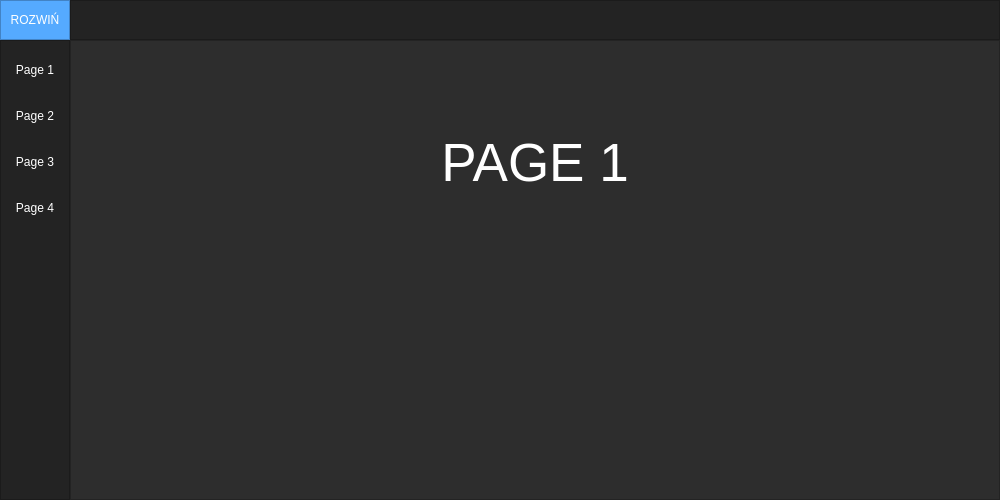
<?xml version="1.0" encoding="UTF-8"?>
<ui version="4.0">
 <class>MainWindow</class>
 <widget class="QMainWindow" name="MainWindow">
  <property name="geometry">
   <rect>
    <x>0</x>
    <y>0</y>
    <width>1000</width>
    <height>500</height>
   </rect>
  </property>
  <property name="minimumSize">
   <size>
    <width>1000</width>
    <height>500</height>
   </size>
  </property>
  <property name="windowTitle">
   <string>MainWindow</string>
  </property>
  <property name="styleSheet">
   <string notr="true">background-color: rgb(45, 45, 45);</string>
  </property>
  <widget class="QWidget" name="centralwidget">
   <layout class="QVBoxLayout" name="verticalLayout">
    <property name="spacing">
     <number>0</number>
    </property>
    <property name="leftMargin">
     <number>0</number>
    </property>
    <property name="topMargin">
     <number>0</number>
    </property>
    <property name="rightMargin">
     <number>0</number>
    </property>
    <property name="bottomMargin">
     <number>0</number>
    </property>
    <item>
     <widget class="QFrame" name="Top_Bar">
      <property name="maximumSize">
       <size>
        <width>16777215</width>
        <height>40</height>
       </size>
      </property>
      <property name="styleSheet">
       <string notr="true">background-color: rgb(35, 35, 35);</string>
      </property>
      <property name="frameShape">
       <enum>QFrame::NoFrame</enum>
      </property>
      <property name="frameShadow">
       <enum>QFrame::Raised</enum>
      </property>
      <layout class="QHBoxLayout" name="horizontalLayout">
       <property name="spacing">
        <number>0</number>
       </property>
       <property name="leftMargin">
        <number>0</number>
       </property>
       <property name="topMargin">
        <number>0</number>
       </property>
       <property name="rightMargin">
        <number>0</number>
       </property>
       <property name="bottomMargin">
        <number>0</number>
       </property>
       <item>
        <widget class="QFrame" name="frame_toggle">
         <property name="maximumSize">
          <size>
           <width>70</width>
           <height>40</height>
          </size>
         </property>
         <property name="styleSheet">
          <string notr="true">background-color: rgb(85, 170, 255);</string>
         </property>
         <property name="frameShape">
          <enum>QFrame::StyledPanel</enum>
         </property>
         <property name="frameShadow">
          <enum>QFrame::Raised</enum>
         </property>
         <layout class="QVBoxLayout" name="verticalLayout_2">
          <property name="spacing">
           <number>0</number>
          </property>
          <property name="leftMargin">
           <number>0</number>
          </property>
          <property name="topMargin">
           <number>0</number>
          </property>
          <property name="rightMargin">
           <number>0</number>
          </property>
          <property name="bottomMargin">
           <number>0</number>
          </property>
          <item>
           <widget class="QPushButton" name="Btn_Toggle">
            <property name="sizePolicy">
             <sizepolicy hsizetype="Expanding" vsizetype="Expanding">
              <horstretch>0</horstretch>
              <verstretch>0</verstretch>
             </sizepolicy>
            </property>
            <property name="styleSheet">
             <string notr="true">color: rgb(255, 255, 255);
border: 0px solid;</string>
            </property>
            <property name="text">
             <string>ROZWIŃ</string>
            </property>
           </widget>
          </item>
         </layout>
        </widget>
       </item>
       <item>
        <widget class="QFrame" name="frame_top">
         <property name="frameShape">
          <enum>QFrame::StyledPanel</enum>
         </property>
         <property name="frameShadow">
          <enum>QFrame::Raised</enum>
         </property>
        </widget>
       </item>
      </layout>
     </widget>
    </item>
    <item>
     <widget class="QFrame" name="Content">
      <property name="frameShape">
       <enum>QFrame::NoFrame</enum>
      </property>
      <property name="frameShadow">
       <enum>QFrame::Raised</enum>
      </property>
      <layout class="QHBoxLayout" name="horizontalLayout_2">
       <property name="spacing">
        <number>0</number>
       </property>
       <property name="leftMargin">
        <number>0</number>
       </property>
       <property name="topMargin">
        <number>0</number>
       </property>
       <property name="rightMargin">
        <number>0</number>
       </property>
       <property name="bottomMargin">
        <number>0</number>
       </property>
       <item>
        <widget class="QFrame" name="frame_left_menu">
         <property name="minimumSize">
          <size>
           <width>70</width>
           <height>0</height>
          </size>
         </property>
         <property name="maximumSize">
          <size>
           <width>70</width>
           <height>16777215</height>
          </size>
         </property>
         <property name="styleSheet">
          <string notr="true">background-color: rgb(35, 35, 35);</string>
         </property>
         <property name="frameShape">
          <enum>QFrame::StyledPanel</enum>
         </property>
         <property name="frameShadow">
          <enum>QFrame::Raised</enum>
         </property>
         <layout class="QVBoxLayout" name="verticalLayout_3">
          <property name="leftMargin">
           <number>0</number>
          </property>
          <property name="topMargin">
           <number>0</number>
          </property>
          <property name="rightMargin">
           <number>0</number>
          </property>
          <property name="bottomMargin">
           <number>0</number>
          </property>
          <item alignment="Qt::AlignTop">
           <widget class="QFrame" name="frame_top_menus">
            <property name="frameShape">
             <enum>QFrame::NoFrame</enum>
            </property>
            <property name="frameShadow">
             <enum>QFrame::Raised</enum>
            </property>
            <layout class="QVBoxLayout" name="verticalLayout_4">
             <item>
              <widget class="QPushButton" name="btn_page_1">
               <property name="minimumSize">
                <size>
                 <width>0</width>
                 <height>40</height>
                </size>
               </property>
               <property name="styleSheet">
                <string notr="true">QPushButton {
	color: rgb(255, 255, 255);
	background-color: rgb(35, 35, 35);
	border: 0px solid;
}
QPushButton:hover {
	background-color: rgb(85, 170, 255);
}</string>
               </property>
               <property name="text">
                <string>Page 1</string>
               </property>
              </widget>
             </item>
             <item>
              <widget class="QPushButton" name="btn_page_2">
               <property name="minimumSize">
                <size>
                 <width>0</width>
                 <height>40</height>
                </size>
               </property>
               <property name="styleSheet">
                <string notr="true">QPushButton {
	color: rgb(255, 255, 255);
	background-color: rgb(35, 35, 35);
	border: 0px solid;
}
QPushButton:hover {
	background-color: rgb(85, 170, 255);
}</string>
               </property>
               <property name="text">
                <string>Page 2</string>
               </property>
              </widget>
             </item>
             <item>
              <widget class="QPushButton" name="btn_page_3">
               <property name="minimumSize">
                <size>
                 <width>0</width>
                 <height>40</height>
                </size>
               </property>
               <property name="styleSheet">
                <string notr="true">QPushButton {
	color: rgb(255, 255, 255);
	background-color: rgb(35, 35, 35);
	border: 0px solid;
}
QPushButton:hover {
	background-color: rgb(85, 170, 255);
}</string>
               </property>
               <property name="text">
                <string>Page 3</string>
               </property>
              </widget>
             </item>
             <item>
              <widget class="QPushButton" name="btn_page_4">
               <property name="minimumSize">
                <size>
                 <width>0</width>
                 <height>40</height>
                </size>
               </property>
               <property name="styleSheet">
                <string notr="true">QPushButton {
	color: rgb(255, 255, 255);
	background-color: rgb(35, 35, 35);
	border: 0px solid;
}
QPushButton:hover {
	background-color: rgb(85, 170, 255);
}</string>
               </property>
               <property name="text">
                <string>Page 4</string>
               </property>
              </widget>
             </item>
            </layout>
           </widget>
          </item>
         </layout>
        </widget>
       </item>
       <item>
        <widget class="QFrame" name="frame_pages">
         <property name="frameShape">
          <enum>QFrame::StyledPanel</enum>
         </property>
         <property name="frameShadow">
          <enum>QFrame::Raised</enum>
         </property>
         <layout class="QVBoxLayout" name="verticalLayout_5">
          <item>
           <widget class="QStackedWidget" name="stackedWidget">
            <property name="currentIndex">
             <number>0</number>
            </property>
            <widget class="QWidget" name="page_1">
             <layout class="QVBoxLayout" name="verticalLayout_7">
              <item>
               <widget class="QLabel" name="label_1">
                <property name="font">
                 <font>
                  <pointsize>40</pointsize>
                 </font>
                </property>
                <property name="styleSheet">
                 <string notr="true">color: #FFF;</string>
                </property>
                <property name="text">
                 <string>PAGE 1</string>
                </property>
                <property name="alignment">
                 <set>Qt::AlignCenter</set>
                </property>
               </widget>
              </item>
              <item>
               <widget class="QLabel" name="PictureLabel">
                <property name="font">
                 <font>
                  <pointsize>40</pointsize>
                 </font>
                </property>
                <property name="styleSheet">
                 <string notr="true">color: #FFF;</string>
                </property>
                <property name="text">
                 <string/>
                </property>
                <property name="textFormat">
                 <enum>Qt::AutoText</enum>
                </property>
                <property name="pixmap">
                 <pixmap>../Pictures/Upload-photo-image.png</pixmap>
                </property>
                <property name="scaledContents">
                 <bool>false</bool>
                </property>
                <property name="alignment">
                 <set>Qt::AlignCenter</set>
                </property>
                <property name="wordWrap">
                 <bool>false</bool>
                </property>
               </widget>
              </item>
             </layout>
            </widget>
            <widget class="QWidget" name="page_2">
             <layout class="QVBoxLayout" name="verticalLayout_6">
              <item>
               <widget class="QLabel" name="label_2">
                <property name="font">
                 <font>
                  <pointsize>40</pointsize>
                 </font>
                </property>
                <property name="styleSheet">
                 <string notr="true">color: #FFF;</string>
                </property>
                <property name="text">
                 <string>PAGE 2</string>
                </property>
                <property name="alignment">
                 <set>Qt::AlignCenter</set>
                </property>
               </widget>
              </item>
             </layout>
            </widget>
            <widget class="QWidget" name="page_3">
             <layout class="QVBoxLayout" name="verticalLayout_8">
              <item>
               <widget class="QLabel" name="label">
                <property name="font">
                 <font>
                  <pointsize>40</pointsize>
                 </font>
                </property>
                <property name="styleSheet">
                 <string notr="true">color: #FFF;</string>
                </property>
                <property name="text">
                 <string>PAGE 3</string>
                </property>
                <property name="alignment">
                 <set>Qt::AlignCenter</set>
                </property>
               </widget>
              </item>
             </layout>
            </widget>
            <widget class="QWidget" name="page_4">
             <layout class="QVBoxLayout" name="verticalLayout_11">
              <item>
               <widget class="QLabel" name="label_4">
                <property name="font">
                 <font>
                  <pointsize>40</pointsize>
                 </font>
                </property>
                <property name="styleSheet">
                 <string notr="true">color: #FFF;</string>
                </property>
                <property name="text">
                 <string>PAGE 4</string>
                </property>
                <property name="alignment">
                 <set>Qt::AlignCenter</set>
                </property>
               </widget>
              </item>
             </layout>
            </widget>
           </widget>
          </item>
         </layout>
        </widget>
       </item>
      </layout>
     </widget>
    </item>
   </layout>
  </widget>
 </widget>
 <resources/>
 <connections/>
</ui>
